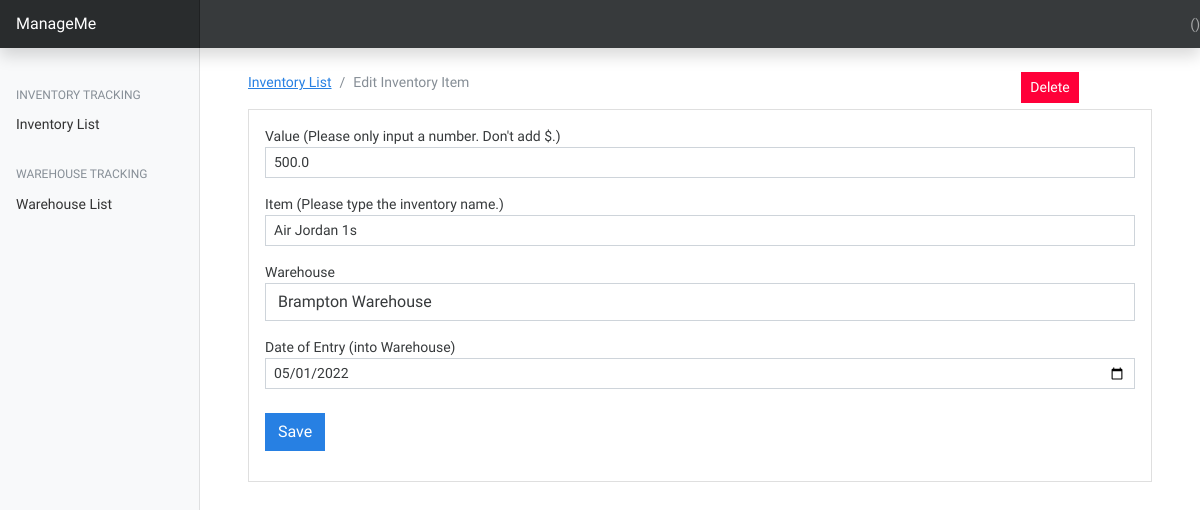
The app's page /edit-inventory/2 with its own data.
### inventory/models.py (models this page shows, shortened)
class Inventory(models.Model):
    value = models.FloatField() # value of the inventory
    date = models.DateField(default=now) # date the inventory was added
    item = models.TextField() # item name/inventory name
    warehouse = models.CharField(max_length=250) # warehouse the inventory is associated with
    class Meta:
        ordering = ['-date'] # ordering items by date (descending order)
        verbose_name_plural = "Inventories" # Defining plural naming for Django Admin interface

### inventory/views.py (the view, shortened to what this page needs)
# urls.py: path('edit-inventory/<int:id>', views.edit_inventory, name = "edit-inventory"),
def edit_inventory(request, id):
    inventory = Inventory.objects.get(pk=id) # Obtain the particular inventory to be edited
    warehouses = Warehouse.objects.all()
    context = { 'inventory': inventory, 'entries': inventory, 'warehouses': warehouses}
    if request.method == 'GET':
        return render(request, 'inventory/edit_inventory.html', context)

### templates/inventory/edit_inventory.html (shortened to what this page needs)
{% extends 'base.html' %}
{% block content %}
<div class="container mt-4">
<div class="row">
  <div class="col-md-10">
    <nav aria-label="breadcrumb">
      <ol class="breadcrumb">
        <li class="breadcrumb-item">
          <a href="{% url 'inventory'%}">Inventory List</a>
        </li>
        <li class="breadcrumb-item active" aria-current="page">Edit Inventory Item</li>
      </ol>
    </nav>
  </div>
  <div class="col-md-2">
    <a href = "{% url 'delete-inventory' inventory.id %}" class="btn btn-danger btn-sm">Delete</a>
  </div>
</div>
  <div class="card">
    <div class="card-body">
      <form action="{% url 'edit-inventory' inventory.id %}" method="post">
        <div class="form-group ">
          <label for="">Value (Please only input a number. Don't add $.)</label>
          <input type="text" class="form-control form-control-sm" name="value" value="{{entries.value}}" />
        </div>
        <div class="form-group mt-3">
          <label for="">Item (Please type the inventory name.)</label>
          <input type="text" class="form-control form-control-sm" name="item" value="{{entries.item}}" />
        </div>
        <div class="form-group mt-3">
          <label for="">Warehouse</label>
          <select class="form-control" name="warehouse">
            <option selected name = "warehouse" value = "{{entries.warehouse}}">{{entries.warehouse}}</option>
          </select>
        </div>
        <div class="form-group mt-3">
          <label for="">Date of Entry (into Warehouse)</label>
          <input type="date" value = "{{entries.date | date:'Y-m-d'}}" class="form-control form-control-sm" name="date" />
        </div>
        <input type="submit" value="Save" class="btn btn-primary btn-primary-sm mt-4" />
      </form>
    </div>
  </div>
</div>
{% endblock %}

### inventorysystem/static/css/dashboard.css (style rules this page uses)
body { font-size: .875rem; }

### records on screen
Inventory: value "500.0", item "Air Jordan 1s", warehouse "Brampton Warehouse", date "05/01/2022"
